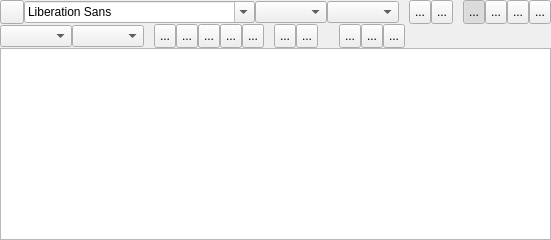
     <widget class="QWidget" name="TextTab">
      <attribute name="title">
       <string>Text</string>
      </attribute>
      <layout class="QVBoxLayout" name="verticalLayout_3">
       <property name="spacing">
        <number>0</number>
       </property>
       <property name="margin">
        <number>0</number>
       </property>
       <item>
        <layout class="QHBoxLayout" name="horizontalLayout_2">
         <property name="spacing">
          <number>0</number>
         </property>
         <property name="margin">
          <number>0</number>
         </property>
         <item>
          <widget class="QToolButton" name="TextStyleBT">
           <property name="minimumSize">
            <size>
             <width>24</width>
             <height>24</height>
            </size>
           </property>
           <property name="maximumSize">
            <size>
             <width>24</width>
             <height>24</height>
            </size>
           </property>
           <property name="text">
            <string notr="true"/>
           </property>
           <property name="icon">
            <iconset resource="../../../RSCffDiaporama.qrc">
             <normaloff>:/img/db_menu.png</normaloff>:/img/db_menu.png</iconset>
           </property>
           <property name="arrowType">
            <enum>Qt::NoArrow</enum>
           </property>
          </widget>
         </item>
         <item>
          <widget class="QFontComboBox" name="fontStyleCB">
           <property name="sizePolicy">
            <sizepolicy hsizetype="Preferred" vsizetype="Fixed">
             <horstretch>0</horstretch>
             <verstretch>0</verstretch>
            </sizepolicy>
           </property>
           <property name="toolTip">
            <string>Select font family</string>
           </property>
          </widget>
         </item>
         <item>
          <widget class="QComboBox" name="fontSize">
           <property name="sizePolicy">
            <sizepolicy hsizetype="Preferred" vsizetype="Fixed">
             <horstretch>0</horstretch>
             <verstretch>0</verstretch>
            </sizepolicy>
           </property>
           <property name="toolTip">
            <string>Select font size</string>
           </property>
          </widget>
         </item>
         <item>
          <widget class="cCColorComboBox" name="FontColorCombo">
           <property name="sizePolicy">
            <sizepolicy hsizetype="Preferred" vsizetype="Fixed">
             <horstretch>0</horstretch>
             <verstretch>0</verstretch>
            </sizepolicy>
           </property>
           <property name="toolTip">
            <string>Select font color</string>
           </property>
           <property name="editable">
            <bool>false</bool>
           </property>
          </widget>
         </item>
         <item>
          <widget class="QLabel" name="label_9">
           <property name="minimumSize">
            <size>
             <width>10</width>
             <height>0</height>
            </size>
           </property>
           <property name="maximumSize">
            <size>
             <width>10</width>
             <height>16777215</height>
            </size>
           </property>
           <property name="text">
            <string/>
           </property>
          </widget>
         </item>
         <item>
          <widget class="QToolButton" name="ListBt">
           <property name="minimumSize">
            <size>
             <width>22</width>
             <height>24</height>
            </size>
           </property>
           <property name="maximumSize">
            <size>
             <width>22</width>
             <height>24</height>
            </size>
           </property>
           <property name="toolTip">
            <string>Bullet list</string>
           </property>
           <property name="text">
            <string notr="true">...</string>
           </property>
           <property name="icon">
            <iconset resource="../../../RSCffDiaporama.qrc">
             <normaloff>:/img/Text/text_list.png</normaloff>:/img/Text/text_list.png</iconset>
           </property>
           <property name="checkable">
            <bool>true</bool>
           </property>
           <property name="checked">
            <bool>false</bool>
           </property>
           <property name="autoExclusive">
            <bool>false</bool>
           </property>
          </widget>
         </item>
         <item>
          <widget class="QToolButton" name="ListNbrBt">
           <property name="minimumSize">
            <size>
             <width>22</width>
             <height>24</height>
            </size>
           </property>
           <property name="maximumSize">
            <size>
             <width>22</width>
             <height>24</height>
            </size>
           </property>
           <property name="toolTip">
            <string>Numbered list</string>
           </property>
           <property name="text">
            <string notr="true">...</string>
           </property>
           <property name="icon">
            <iconset resource="../../../RSCffDiaporama.qrc">
             <normaloff>:/img/Text/text_list_nbr.png</normaloff>:/img/Text/text_list_nbr.png</iconset>
           </property>
           <property name="checkable">
            <bool>true</bool>
           </property>
           <property name="checked">
            <bool>false</bool>
           </property>
           <property name="autoExclusive">
            <bool>false</bool>
           </property>
          </widget>
         </item>
         <item>
          <widget class="QLabel" name="label_11">
           <property name="minimumSize">
            <size>
             <width>10</width>
             <height>0</height>
            </size>
           </property>
           <property name="maximumSize">
            <size>
             <width>10</width>
             <height>16777215</height>
            </size>
           </property>
           <property name="text">
            <string/>
           </property>
          </widget>
         </item>
         <item>
          <widget class="QToolButton" name="textLeft">
           <property name="minimumSize">
            <size>
             <width>22</width>
             <height>24</height>
            </size>
           </property>
           <property name="maximumSize">
            <size>
             <width>22</width>
             <height>24</height>
            </size>
           </property>
           <property name="toolTip">
            <string>Align left</string>
           </property>
           <property name="text">
            <string notr="true">...</string>
           </property>
           <property name="icon">
            <iconset resource="../../../RSCffDiaporama.qrc">
             <normaloff>:/img/Text/text_align_left.png</normaloff>:/img/Text/text_align_left.png</iconset>
           </property>
           <property name="checkable">
            <bool>true</bool>
           </property>
           <property name="checked">
            <bool>true</bool>
           </property>
           <property name="autoExclusive">
            <bool>true</bool>
           </property>
          </widget>
         </item>
         <item>
          <widget class="QToolButton" name="textJustif">
           <property name="minimumSize">
            <size>
             <width>22</width>
             <height>24</height>
            </size>
           </property>
           <property name="maximumSize">
            <size>
             <width>22</width>
             <height>24</height>
            </size>
           </property>
           <property name="toolTip">
            <string>Align justify</string>
           </property>
           <property name="text">
            <string notr="true">...</string>
           </property>
           <property name="icon">
            <iconset resource="../../../RSCffDiaporama.qrc">
             <normaloff>:/img/Text/text_align_justif.png</normaloff>:/img/Text/text_align_justif.png</iconset>
           </property>
           <property name="checkable">
            <bool>true</bool>
           </property>
           <property name="autoExclusive">
            <bool>true</bool>
           </property>
          </widget>
         </item>
         <item>
          <widget class="QToolButton" name="textCenter">
           <property name="minimumSize">
            <size>
             <width>22</width>
             <height>24</height>
            </size>
           </property>
           <property name="maximumSize">
            <size>
             <width>22</width>
             <height>24</height>
            </size>
           </property>
           <property name="toolTip">
            <string>Align center</string>
           </property>
           <property name="text">
            <string notr="true">...</string>
           </property>
           <property name="icon">
            <iconset resource="../../../RSCffDiaporama.qrc">
             <normaloff>:/img/Text/text_align_center.png</normaloff>:/img/Text/text_align_center.png</iconset>
           </property>
           <property name="checkable">
            <bool>true</bool>
           </property>
           <property name="autoExclusive">
            <bool>true</bool>
           </property>
          </widget>
         </item>
         <item>
          <widget class="QToolButton" name="textRight">
           <property name="minimumSize">
            <size>
             <width>22</width>
             <height>24</height>
            </size>
           </property>
           <property name="maximumSize">
            <size>
             <width>22</width>
             <height>24</height>
            </size>
           </property>
           <property name="toolTip">
            <string>Align right</string>
           </property>
           <property name="text">
            <string notr="true">...</string>
           </property>
           <property name="icon">
            <iconset resource="../../../RSCffDiaporama.qrc">
             <normaloff>:/img/Text/text_align_right.png</normaloff>:/img/Text/text_align_right.png</iconset>
           </property>
           <property name="checkable">
            <bool>true</bool>
           </property>
           <property name="autoExclusive">
            <bool>true</bool>
           </property>
          </widget>
         </item>
         <item>
          <spacer name="horizontalSpacer_5">
           <property name="orientation">
            <enum>Qt::Horizontal</enum>
           </property>
           <property name="sizeHint" stdset="0">
            <size>
             <width>0</width>
             <height>20</height>
            </size>
           </property>
          </spacer>
         </item>
        </layout>
       </item>
       <item>
        <layout class="QHBoxLayout" name="horizontalLayout_6">
         <property name="spacing">
          <number>0</number>
         </property>
         <property name="margin">
          <number>0</number>
         </property>
         <item>
          <widget class="QComboBox" name="fontEffectCB">
           <property name="toolTip">
            <string>Select font effect (outerline, shadow)</string>
           </property>
           <property name="sizeAdjustPolicy">
            <enum>QComboBox::AdjustToContents</enum>
           </property>
          </widget>
         </item>
         <item>
          <widget class="cCColorComboBox" name="StyleShadowColorCombo">
           <property name="sizePolicy">
            <sizepolicy hsizetype="Preferred" vsizetype="Fixed">
             <horstretch>0</horstretch>
             <verstretch>0</verstretch>
            </sizepolicy>
           </property>
           <property name="toolTip">
            <string>Select outerline/shadow color</string>
           </property>
          </widget>
         </item>
         <item>
          <widget class="QLabel" name="label_7">
           <property name="minimumSize">
            <size>
             <width>10</width>
             <height>0</height>
            </size>
           </property>
           <property name="maximumSize">
            <size>
             <width>10</width>
             <height>16777215</height>
            </size>
           </property>
           <property name="text">
            <string/>
           </property>
          </widget>
         </item>
         <item>
          <widget class="QToolButton" name="bold">
           <property name="minimumSize">
            <size>
             <width>22</width>
             <height>24</height>
            </size>
           </property>
           <property name="maximumSize">
            <size>
             <width>22</width>
             <height>24</height>
            </size>
           </property>
           <property name="toolTip">
            <string>Set text to Bold</string>
           </property>
           <property name="text">
            <string notr="true">...</string>
           </property>
           <property name="icon">
            <iconset resource="../../../RSCffDiaporama.qrc">
             <normaloff>:/img/Text/text_bold.png</normaloff>:/img/Text/text_bold.png</iconset>
           </property>
           <property name="checkable">
            <bool>true</bool>
           </property>
           <property name="checked">
            <bool>false</bool>
           </property>
          </widget>
         </item>
         <item>
          <widget class="QToolButton" name="Italic">
           <property name="minimumSize">
            <size>
             <width>22</width>
             <height>24</height>
            </size>
           </property>
           <property name="maximumSize">
            <size>
             <width>22</width>
             <height>24</height>
            </size>
           </property>
           <property name="toolTip">
            <string>Set text to Italic</string>
           </property>
           <property name="text">
            <string notr="true">...</string>
           </property>
           <property name="icon">
            <iconset resource="../../../RSCffDiaporama.qrc">
             <normaloff>:/img/Text/text_italic.png</normaloff>:/img/Text/text_italic.png</iconset>
           </property>
           <property name="checkable">
            <bool>true</bool>
           </property>
          </widget>
         </item>
         <item>
          <widget class="QToolButton" name="Souligne">
           <property name="minimumSize">
            <size>
             <width>22</width>
             <height>24</height>
            </size>
           </property>
           <property name="maximumSize">
            <size>
             <width>22</width>
             <height>24</height>
            </size>
           </property>
           <property name="toolTip">
            <string>Set text to Underline</string>
           </property>
           <property name="text">
            <string notr="true">...</string>
           </property>
           <property name="icon">
            <iconset resource="../../../RSCffDiaporama.qrc">
             <normaloff>:/img/Text/text_underline.png</normaloff>:/img/Text/text_underline.png</iconset>
           </property>
           <property name="checkable">
            <bool>true</bool>
           </property>
          </widget>
         </item>
         <item>
          <widget class="QToolButton" name="TextSuperBt">
           <property name="minimumSize">
            <size>
             <width>22</width>
             <height>24</height>
            </size>
           </property>
           <property name="maximumSize">
            <size>
             <width>22</width>
             <height>24</height>
            </size>
           </property>
           <property name="toolTip">
            <string>Set text to superscript</string>
           </property>
           <property name="text">
            <string notr="true">...</string>
           </property>
           <property name="icon">
            <iconset resource="../../../RSCffDiaporama.qrc">
             <normaloff>:/img/Text/text_super.png</normaloff>:/img/Text/text_super.png</iconset>
           </property>
           <property name="checkable">
            <bool>true</bool>
           </property>
          </widget>
         </item>
         <item>
          <widget class="QToolButton" name="TextSubBt">
           <property name="minimumSize">
            <size>
             <width>22</width>
             <height>24</height>
            </size>
           </property>
           <property name="maximumSize">
            <size>
             <width>22</width>
             <height>24</height>
            </size>
           </property>
           <property name="toolTip">
            <string>Set text to subscript</string>
           </property>
           <property name="text">
            <string notr="true">...</string>
           </property>
           <property name="icon">
            <iconset resource="../../../RSCffDiaporama.qrc">
             <normaloff>:/img/Text/text_sub.png</normaloff>:/img/Text/text_sub.png</iconset>
           </property>
           <property name="checkable">
            <bool>true</bool>
           </property>
          </widget>
         </item>
         <item>
          <widget class="QLabel" name="label_8">
           <property name="minimumSize">
            <size>
             <width>10</width>
             <height>0</height>
            </size>
           </property>
           <property name="maximumSize">
            <size>
             <width>10</width>
             <height>16777215</height>
            </size>
           </property>
           <property name="text">
            <string/>
           </property>
          </widget>
         </item>
         <item>
          <widget class="QToolButton" name="IndentInBt">
           <property name="minimumSize">
            <size>
             <width>22</width>
             <height>24</height>
            </size>
           </property>
           <property name="maximumSize">
            <size>
             <width>22</width>
             <height>24</height>
            </size>
           </property>
           <property name="toolTip">
            <string>Increase indent</string>
           </property>
           <property name="text">
            <string notr="true">...</string>
           </property>
           <property name="icon">
            <iconset resource="../../../RSCffDiaporama.qrc">
             <normaloff>:/img/Text/text_indent_in.png</normaloff>:/img/Text/text_indent_in.png</iconset>
           </property>
           <property name="autoExclusive">
            <bool>false</bool>
           </property>
          </widget>
         </item>
         <item>
          <widget class="QToolButton" name="IndentOutBt">
           <property name="minimumSize">
            <size>
             <width>22</width>
             <height>24</height>
            </size>
           </property>
           <property name="maximumSize">
            <size>
             <width>22</width>
             <height>24</height>
            </size>
           </property>
           <property name="toolTip">
            <string>decrease indent</string>
           </property>
           <property name="text">
            <string notr="true">...</string>
           </property>
           <property name="icon">
            <iconset resource="../../../RSCffDiaporama.qrc">
             <normaloff>:/img/Text/text_indent_out.png</normaloff>:/img/Text/text_indent_out.png</iconset>
           </property>
           <property name="autoExclusive">
            <bool>false</bool>
           </property>
          </widget>
         </item>
         <item>
          <widget class="QLabel" name="label_10">
           <property name="minimumSize">
            <size>
             <width>21</width>
             <height>0</height>
            </size>
           </property>
           <property name="maximumSize">
            <size>
             <width>21</width>
             <height>16777215</height>
            </size>
           </property>
           <property name="text">
            <string/>
           </property>
          </widget>
         </item>
         <item>
          <widget class="QToolButton" name="textUp">
           <property name="minimumSize">
            <size>
             <width>22</width>
             <height>24</height>
            </size>
           </property>
           <property name="maximumSize">
            <size>
             <width>22</width>
             <height>24</height>
            </size>
           </property>
           <property name="toolTip">
            <string>Align top</string>
           </property>
           <property name="text">
            <string notr="true">...</string>
           </property>
           <property name="icon">
            <iconset resource="../../../RSCffDiaporama.qrc">
             <normaloff>:/img/Text/text_align_vup.png</normaloff>:/img/Text/text_align_vup.png</iconset>
           </property>
           <property name="checkable">
            <bool>true</bool>
           </property>
           <property name="autoExclusive">
            <bool>true</bool>
           </property>
          </widget>
         </item>
         <item>
          <widget class="QToolButton" name="textVCenter">
           <property name="minimumSize">
            <size>
             <width>22</width>
             <height>24</height>
            </size>
           </property>
           <property name="maximumSize">
            <size>
             <width>22</width>
             <height>24</height>
            </size>
           </property>
           <property name="toolTip">
            <string>Align in the middle</string>
           </property>
           <property name="text">
            <string notr="true">...</string>
           </property>
           <property name="icon">
            <iconset resource="../../../RSCffDiaporama.qrc">
             <normaloff>:/img/Text/text_align_vcenter.png</normaloff>:/img/Text/text_align_vcenter.png</iconset>
           </property>
           <property name="checkable">
            <bool>true</bool>
           </property>
           <property name="autoExclusive">
            <bool>true</bool>
           </property>
          </widget>
         </item>
         <item>
          <widget class="QToolButton" name="textBottom">
           <property name="minimumSize">
            <size>
             <width>22</width>
             <height>24</height>
            </size>
           </property>
           <property name="maximumSize">
            <size>
             <width>22</width>
             <height>24</height>
            </size>
           </property>
           <property name="toolTip">
            <string>Align bottom</string>
           </property>
           <property name="text">
            <string notr="true">...</string>
           </property>
           <property name="icon">
            <iconset resource="../../../RSCffDiaporama.qrc">
             <normaloff>:/img/Text/text_align_vbottom.png</normaloff>:/img/Text/text_align_vbottom.png</iconset>
           </property>
           <property name="checkable">
            <bool>true</bool>
           </property>
           <property name="checked">
            <bool>false</bool>
           </property>
           <property name="autoExclusive">
            <bool>true</bool>
           </property>
          </widget>
         </item>
         <item>
          <spacer name="horizontalSpacer_2">
           <property name="orientation">
            <enum>Qt::Horizontal</enum>
           </property>
           <property name="sizeHint" stdset="0">
            <size>
             <width>0</width>
             <height>20</height>
            </size>
           </property>
          </spacer>
         </item>
        </layout>
       </item>
       <item>
        <widget class="cCustomTextEdit" name="TextEdit">
         <property name="html">
          <string notr="true">&lt;!DOCTYPE HTML PUBLIC &quot;-//W3C//DTD HTML 4.0//EN&quot; &quot;http://www.w3.org/TR/REC-html40/strict.dtd&quot;&gt;
&lt;html&gt;&lt;head&gt;&lt;meta name=&quot;qrichtext&quot; content=&quot;1&quot; /&gt;&lt;style type=&quot;text/css&quot;&gt;
p, li { white-space: pre-wrap; }
&lt;/style&gt;&lt;/head&gt;&lt;body style=&quot; font-family:'Sans Serif'; font-size:9pt; font-weight:400; font-style:normal;&quot;&gt;
&lt;p style=&quot;-qt-paragraph-type:empty; margin-top:0px; margin-bottom:0px; margin-left:0px; margin-right:0px; -qt-block-indent:0; text-indent:0px;&quot;&gt;&lt;br /&gt;&lt;/p&gt;&lt;/body&gt;&lt;/html&gt;</string>
         </property>
        </widget>
       </item>
      </layout>
     </widget>
